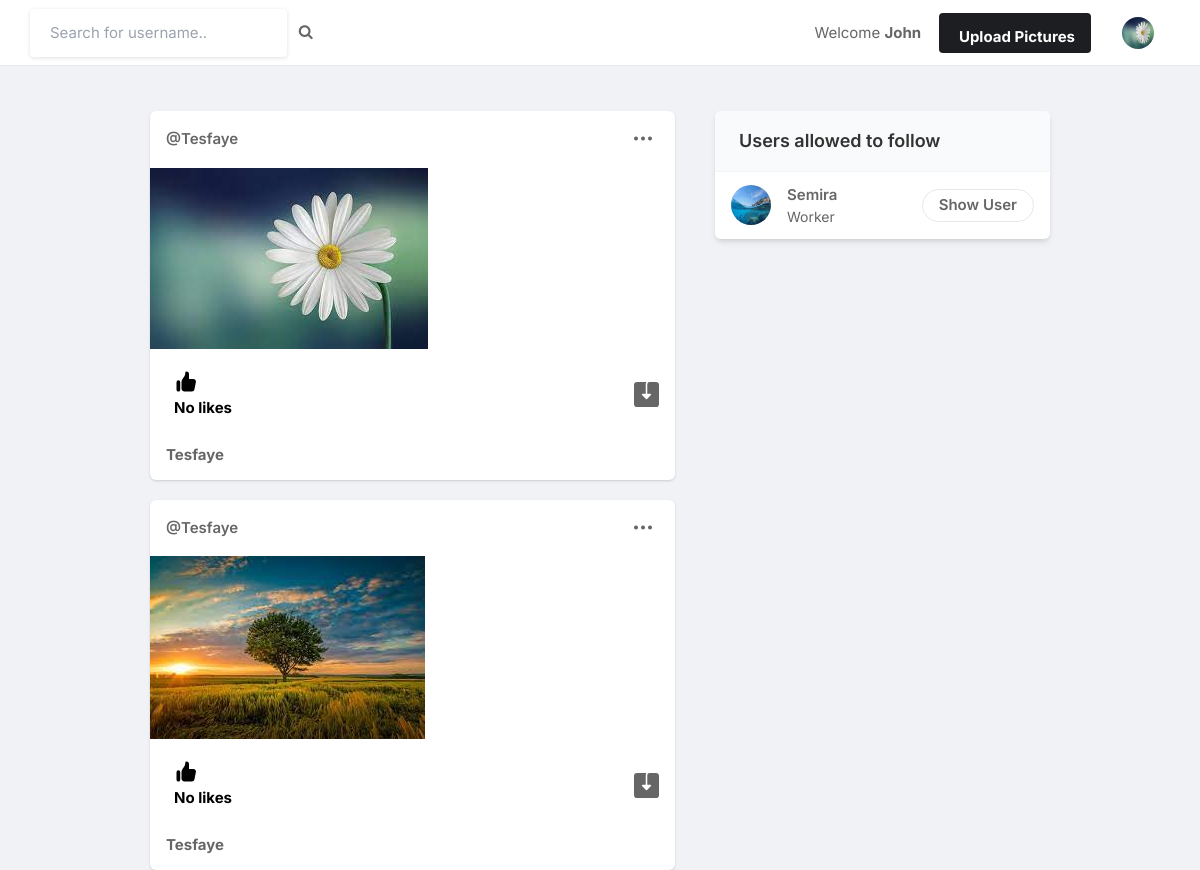
Screenshot of / (signed in) with the database file from the repository.
### twapp/models.py (models this page shows, shortened)
class Profile(models.Model):
    user = models.ForeignKey(User, on_delete=models.CASCADE)
    id_user = models.IntegerField()
    bio = models.TextField(blank=True)
    profileimg = models.ImageField(upload_to='profile_images', default='blank-profile-picture.png')
    location = models.CharField(max_length=100, blank=True)

class Post(models.Model):
    id = models.UUIDField(primary_key=True, default=uuid.uuid4)
    user = models.CharField(max_length=100)
    image = models.ImageField(upload_to='post_images')
    caption = models.TextField()
    created_at = models.DateTimeField(default=datetime.now)
    no_of_likes = models.IntegerField(default=0)

### twapp/views.py (the view)
# urls.py: path('', views.index, name='index'),
@login_required(login_url='signin')
def index(request):
    user_object = User.objects.get(username=request.user.username)
    user_profile = Profile.objects.get(user=user_object)
    user_following_list = []
    feed = []
    user_following = FollowersCount.objects.filter(follower=request.user.username)
    for users in user_following:
        user_following_list.append(users.user)
    for usernames in user_following_list:
        feed_lists = Post.objects.filter(user=usernames)
        feed.append(feed_lists)
    feed_list = list(chain(*feed))
    all_users = User.objects.all()
    user_following_all = []
    for user in user_following:
        user_list = User.objects.get(username=user.user)
        user_following_all.append(user_list)
    new_suggestions_list = [x for x in list(all_users) if (x not in list(user_following_all))]
    current_user = User.objects.filter(username=request.user.username)
    final_suggestions_list = [x for x in list(new_suggestions_list) if ( x not in list(current_user))]
    random.shuffle(final_suggestions_list)
    username_profile = []
    username_profile_list = []
    for users in final_suggestions_list:
        username_profile.append(users.id)
    for ids in username_profile:
        profile_lists = Profile.objects.filter(id_user=ids)
        username_profile_list.append(profile_lists)
    suggestions_username_profile_list = list(chain(*username_profile_list))
    return render(request, 'index.html', {'user_profile': user_profile, 'posts':feed_list, 'suggestions_username_profile_list': suggestions_username_profile_list[:4]})

### templates/index.html (shortened to what this page needs)
{% load static %}
<!DOCTYPE html>
<html lang="en">
<head>
    <link rel="stylesheet" href="{% static 'assets/css/icons.css' %}">
    <link rel="stylesheet" href="{% static 'assets/css/uikit.css' %}">
    <link rel="stylesheet" href="{% static 'assets/css/style.css' %}">
    <link rel="stylesheet" href="{% static 'assets/css/tailwind.css' %}">
    <link rel="stylesheet" href="https://cdnjs.cloudflare.com/ajax/libs/font-awesome/4.7.0/css/font-awesome.min.css">
</head>
<body>
    <header>
        <div class="header_inner">
            <form action="/search" method="POST">
                <div class="left-side">
                    <input type="text" name="username" placeholder="Search for username..">&nbsp; &nbsp;
                    <button type="submit"><i class="fa fa-search fa-1x"></i></button>
                </div>
            </form>
            <div class="right-side lg:pr-4">
                <p>Welcome <b name="" class="">{{user.username}}&nbsp; &nbsp; &nbsp;</b></p>
                <a href="#"
                    class="bg-pink-500 flex font-bold hidden hover:bg-pink-600 hover:text-white inline-block items-center lg:block max-h-10 mr-4 px-4 py-2 rounded shado text-white">
                              Upload Pictures
                </a>
                <a href="#">
                    <img src="{{user_profile.profileimg.url}}" class="header-avatar" alt="">
                </a>
            </div>
        </div>
    </header>
    <div class="container m-auto">
        <div class="lg:flex justify-center lg:space-x-10 lg:space-y-0 space-y-5">
            <div class="space-y-5 flex-shrink-0 lg:w-7/12">
                {% for post in posts reversed %}
                <div class="bg-white shadow rounded-md  -mx-2 lg:mx-0">
                    <div class="flex justify-between items-center px-4 py-3">
                        <div class="flex flex-1 items-center space-x-4">
                            <span class="block font-semibold "><a
                                    href="/profile/{{post.user}}">@{{post.user}}</a></span>
                        </div>
                        <div>
                            <a href="#"> <i
                                    class="icon-feather-more-horizontal text-2xl hover:bg-gray-200 rounded-full p-2 transition -mr-1 "></i>
                            </a>
                        </div>
                    </div>
                    <div uk-lightbox>
                        <a href="{{post.image.url}}">
                            <img src="{{post.image.url}}" alt="">
                        </a>
                    </div>
                    <div class="py-3 px-4 space-y-3">
                        <div class="flex space-x-4 lg:font-bold">
                            <a href="/like-post?post_id={{post.id}}" class="flex items-center space-x-2">
                                <div class="p-2 rounded-full text-black">
                                    {% if post.no_of_likes == 0 %}
                                    <p>No likes</p>
                                    {% elif post.no_of_likes == 1 %}
                                    <p>Liked by {{post.no_of_likes}} person</p>
                                    {% else %}
                                    <p>Liked by {{post.no_of_likes}} people</p>
                                    {% endif %}
                                </div>
                            </a>
                            <a href="{{post.image.url}}" class="flex items-center space-x-2 flex-1 justify-end"
                                download>
                            </a>
                        </div>
                        <p>
                            <a href="/profile/{{post.user}}"><strong>{{post.user}}</strong></a> {{post.caption}}
                        </p>
                    </div>
                </div>
                {% endfor %}
            </div>
            <div class="lg:w-5/12">
                <div class="bg-white  shadow-md rounded-md overflow-hidden">
                    <div class="bg-gray-50  border-b border-gray-100 flex items-baseline justify-between py-4 px-6 ">
                        <h2 class="font-semibold text-lg">Users allowed to follow</h2>
                    </div>
                    <div class="divide-gray-300 divide-gray-50 divide-opacity-50 divide-y px-4 ">
                        {% for suggestion in suggestions_username_profile_list %}
                        <div class="flex items-center justify-between py-3">
                            <div class="flex flex-1 items-center space-x-4">
                                <a href="/profile/{{suggestion.user}}">
                                    <img src="{{suggestion.profileimg.url}}" class="bg-gray-200 rounded-full w-10 h-10">
                                </a>
                                <div class="flex flex-col">
                                    <span class="block capitalize font-semibold"> {{suggestion.user}} </span>
                                    <span class="block capitalize text-sm"> {{suggestion.bio}} </span>
                                </div>
                            </div>
                            <a href="/profile/{{suggestion.user}}"
                                class="border border-gray-200 font-semibold px-4 py-1 rounded-full hover:bg-pink-600 hover:text-white hover:border-pink-600 ">
                                Show User </a>
                        </div>
                        {% endfor %}
                    </div>
                </div>
            </div>
        </div>
    </div>
</body>
</html>

### static/assets/css/style.css (style rules this page uses)
body { background-image: url('https://images.unsplash.com/photo-1620121692029-d088224ddc74?ixlib=rb-4.0.3&ixid=MnwxMjA3fDB8MHxzZWFyY2h8MXx8d2luZG93cyUyMDEwJTIwd2FsbHBhcGVyfGVufDB8fDB8fA%3D%3D&auto=format&fit=crop&w=500&q=60')!important; background-size: cover; background-repeat: repeat-y; background-position: center center; background-color: #1b4a9c; }
button { vertical-align: middle; }
input { height: 48px; line-height: 48px; padding: 0 20px; outline: none; font-size: 15px; color: #808080; max-width: 100%; width: 100%; -webkit-box-sizing: border-box; box-sizing: border-box; display: block; font-weight: 400; opacity: 1; border-radius: 4px; border: none; -webkit-box-shadow: 0 1px 4px 0px rgba(0, 0, 0, 0.12); box-shadow: 0 1px 4px 0px rgba(0, 0, 0, 0.12); }
input[type="text"], input[type="password"], input[type="email"], input[type="number"] { height: 48px; line-height: 48px; padding: 0 20px; outline: none; font-size: 15px; color: #808080; max-width: 100%; width: 100%; -webkit-box-sizing: border-box; box-sizing: border-box; display: block; font-weight: 400; opacity: 1; border-radius: 4px; border: none; -webkit-box-shadow: 0 1px 4px 0px rgba(0, 0, 0, 0.12); box-shadow: 0 1px 4px 0px rgba(0, 0, 0, 0.12); }
input { -webkit-transition: all 0.1s ease-in-out; transition: all 0.1s ease-in-out; }
::placeholder { color: #808080; opacity: 1; }
button { border: none; margin: 0; padding: 0; width: auto; overflow: visible; background: transparent; color: inherit; font: inherit; line-height: normal; cursor: pointer; }
a { color: #be185d; -webkit-transition: 0.3s; transition: 0.3s; outline: none !important; }
button { outline: none !important; }
img { max-width: 100%; }
body { color: #666; font-size: 15px; line-height: 27px; background-color: #f0f2f5; font-family: "Inter", sans-serif; text-transform: none; }
body p { font-size: 15px; line-height: 27px; }
h1, h2, h3, h4, h5, h6 { font-family: "Inter", sans-serif; text-transform: none; }
input[type="text"], input[type="password"], input[type="email"] { font-family: "Inter", sans-serif; text-transform: none; }
button, body .pac-container { font-family: "Inter", sans-serif; text-transform: none; }
h1, h2, h3, h4, h5, h6 { color: #333; font-weight: 500; margin: 0; padding: 0; }
h2 { font-size: 26px; }
b, strong { font-weight: 700 !important; }
@media (min-width: 1024px) { .container { max-width: 900px !important; padding-top: 45px; } }
header { background-color: #fff; left: 0; right: 0; top: 0; z-index: 99; height: 66px; display: -webkit-box; display: -ms-flexbox; display: flex; -webkit-box-align: center; -ms-flex-align: center; align-items: center; border-bottom: 1px solid #e5e7eb; }
header .header_inner { display: -webkit-box; display: -ms-flexbox; display: flex; -webkit-box-align: center; -ms-flex-align: center; align-items: center; max-width: 1090px; margin: auto; width: 100%; max-width: 100% !important; padding: 0 30px; }
header .header_inner .left-side { display: -webkit-box; display: -ms-flexbox; display: flex; -webkit-box-align: center; -ms-flex-align: center; align-items: center; }
header .header_inner .right-side { display: -webkit-box; display: -ms-flexbox; display: flex; -webkit-box-align: center; -ms-flex-align: center; align-items: center; -webkit-box-pack: end; -ms-flex-pack: end; justify-content: flex-end; margin-left: auto; }
header .header_inner .right-side .header-avatar { width: 32px; height: 32px; border-radius: 100%; margin-left: 15px; }

### rows the page displays
Profile: profileimg (picture)
Post: user "Tesfaye", image (picture), no_of_likes "No likes"
Post: user "Tesfaye", image (picture), no_of_likes "No likes"
Profile: profileimg (picture), user "Semira", bio "Worker"

### other values shown
{{ user.username }} "John"
